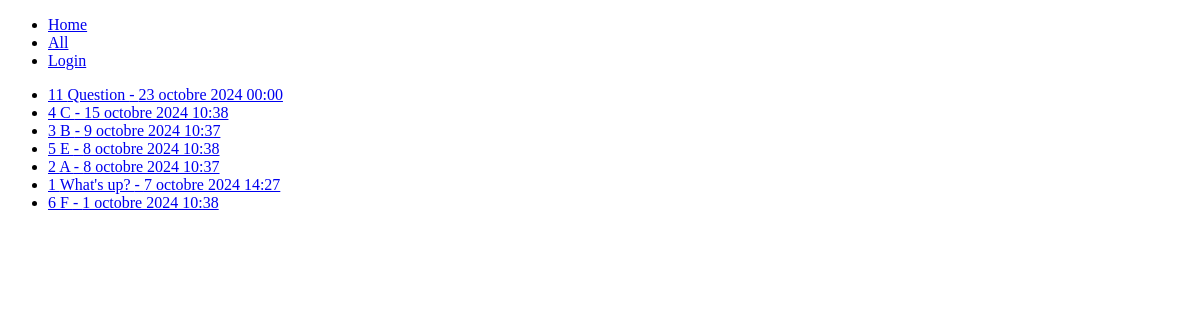
The app's page /polls/all/, older data.
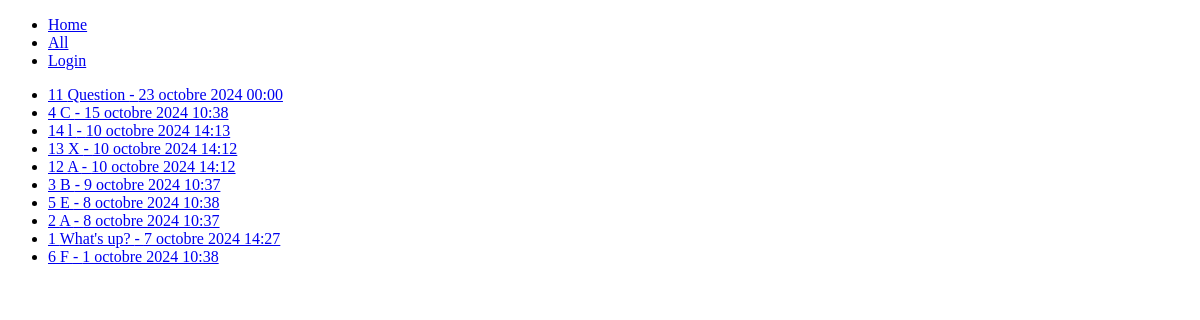
The same page, newer data.
### polls/models.py (models this page shows, shortened)
class Question(models.Model):
    question_text = models.CharField(max_length=200)
    pub_date = models.DateTimeField("date published")

### polls/views.py (the view)
# urls.py: path("all/", views.AllView.as_view(), name="all"),
class AllView(generic.ListView):
    template_name = "polls/all.html"
    def get_queryset(self):
        return Question.objects.order_by("-pub_date")

### polls/templates/polls/all.html
{% extends "main.html" %}
{% block content %}
{% if question_list %}
    <ul>
    {% for question in question_list %}
        <li><a href="{% url 'polls:frequency' question.id %}">{{ question.id }} {{ question.question_text }} - {{ question.pub_date }}</a></li>
    {% endfor %}
    </ul>
{% else %}
    <p>No polls are available.</p>
{% endif %}
{% endblock %}

### polls/templates/main.html (shortened to what this page needs)
<!DOCTYPE html>
<html lang="en">
<head>
    <link rel="stylesheet" href="style.css">
</head>
<body>
    <div id="sidebar">
        {% block sidebar %}
        <ul>
            <li><a href="/polls">Home</a></li>
            <li><a href="/polls/all">All</a></li>
            {% if user.is_authenticated  %}
                <li>{{ user.username }}</li>
                <li><a href="/polls/logout">Logout</a></li>
            {% else %}
                <li><a href="/polls/login">Login</a></li>
            {% endif %}
        </ul>
        {% endblock %}
    </div>
    <div id="content">
        {% block content %}{% endblock %}
    </div>
</body>
</html>

Row changes from the older to the newer data that the page shows:
added Question: id "14", question_text "l", pub_date "10 octobre 2024 14:13"
added Question: id "13", question_text "X", pub_date "10 octobre 2024 14:12"
added Question: id "12", question_text "A", pub_date "10 octobre 2024 14:12"
